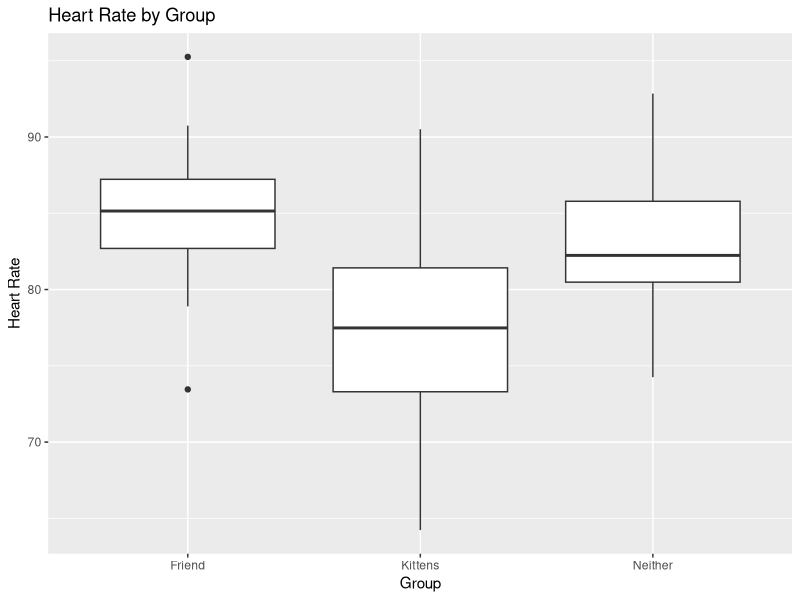
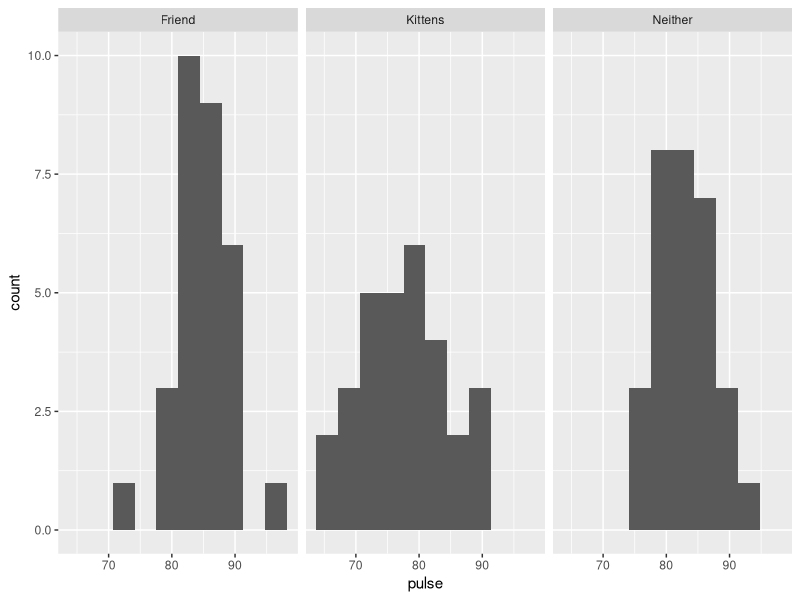
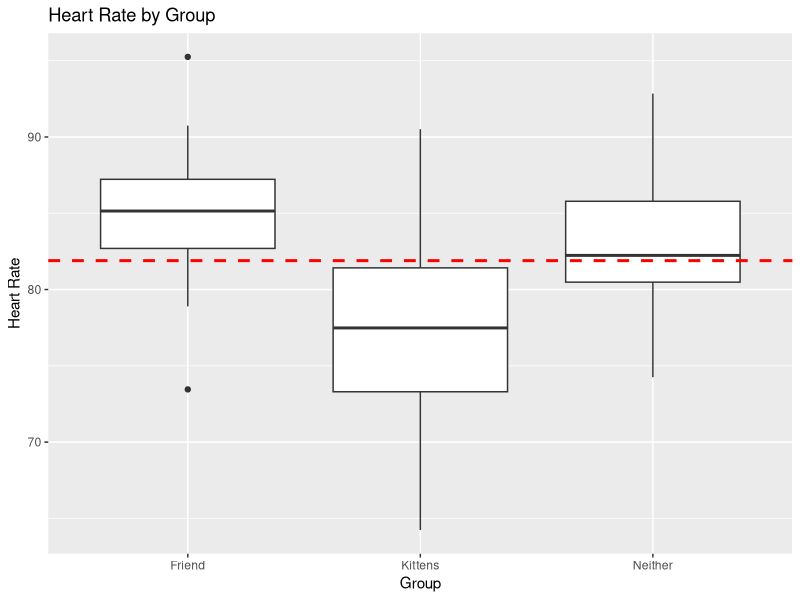
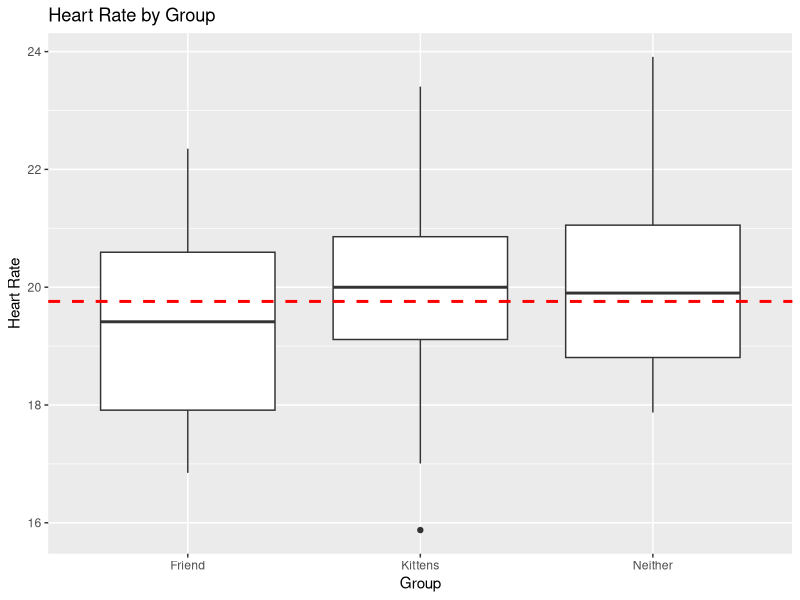
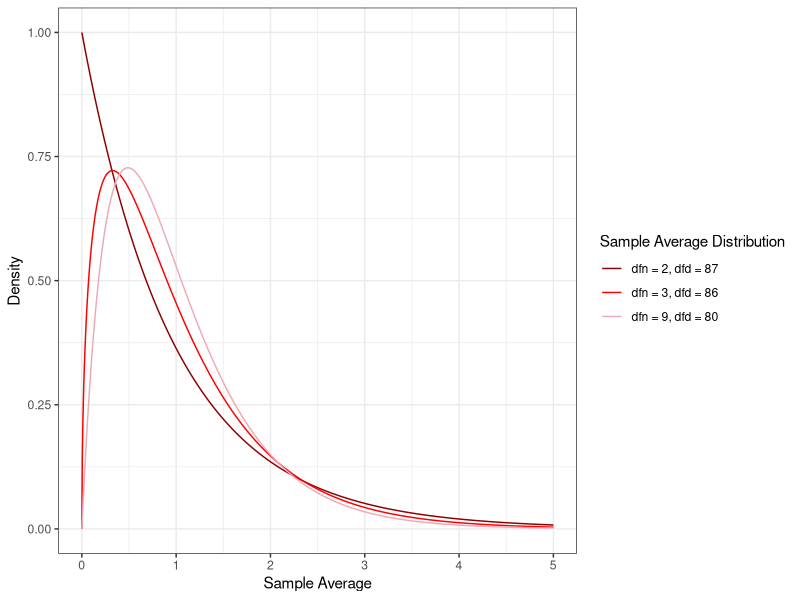
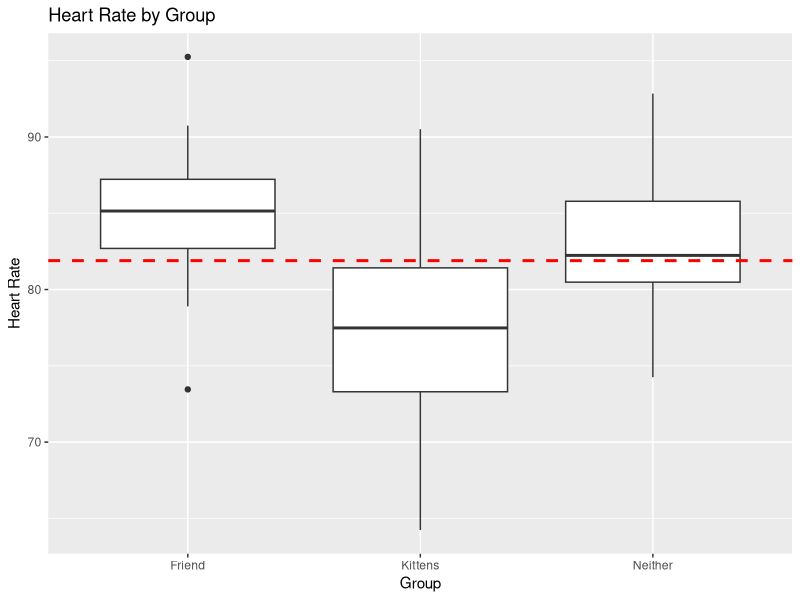
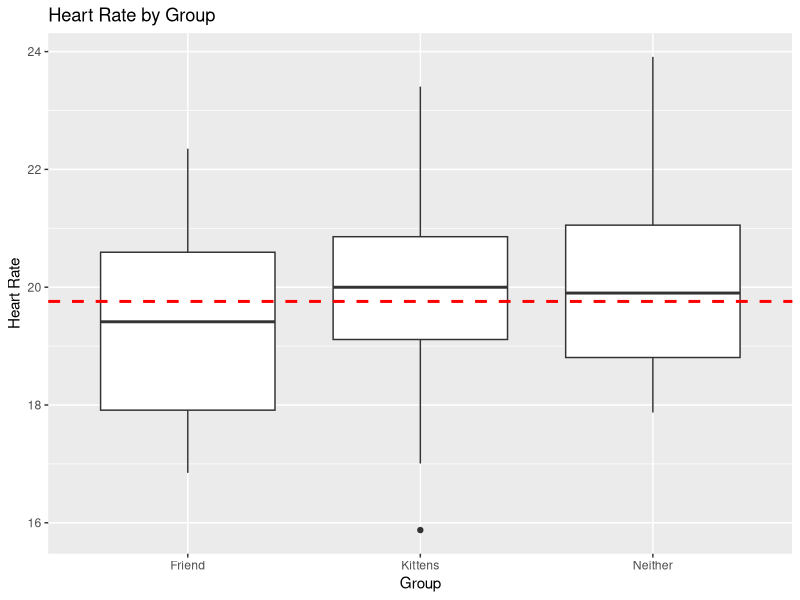
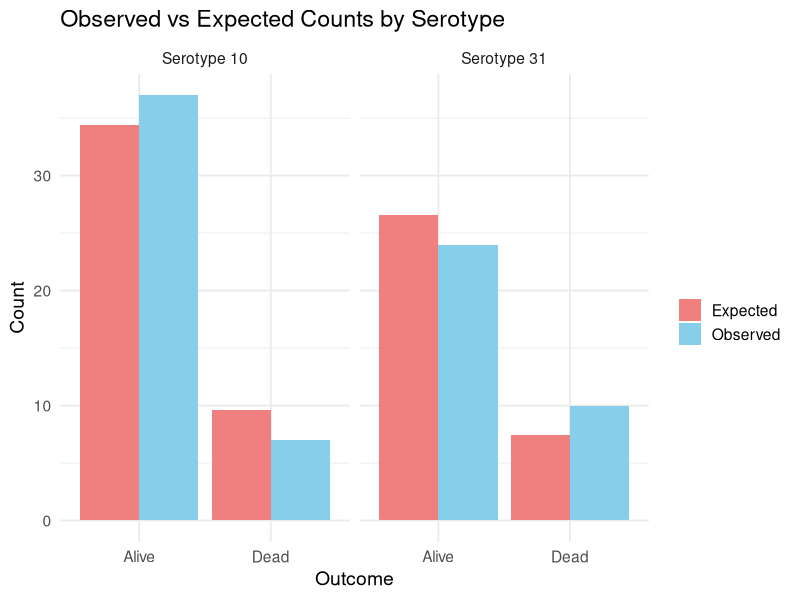

Reproduce these figures in R, in order.
## ---- chunk 1
#| fig-alt: "A boxplot with three boxes titled Heart Rate by Group, where the x-axis is labelled Group with three categories: Friend, Neither, and Kittens. The y-axis is labelled Heart Rate and ranges from 72 to 97. The box above Friend goes from 82.5 to 87.5, with its mean at 85; the lines go from 79 to 91 and there are two outliers at about 91 and 74. The box above Neither goes from 80 to 86, with its mean at 82; the lines go from 74 to 93 and there are no outliers. The box above Kittens goes from 74 to 81 with its mean at 78; the lines go from 66 to 91 and there are no outliers."
#| message: FALSE
#| warning: FALSE
#| echo: FALSE

library(tidyverse)
library(ggplot2)

# Set seed for reproducibility
set.seed(123)

# Simulate data: 30 people per group
kittens <- rnorm(30, mean=78, sd=7)  # lower pulse for those with kittens
neither <- rnorm(30, mean=82, sd=5)    # pulse for those alone
friends <- rnorm(30, mean=85, sd=5)  # pulse for those chatting with a friend

# Combine into a data frame
pulse_data <- data.frame(
  pulse = c(friends, neither, kittens),
  group = factor(rep(c("Friend", "Neither", "Kittens"), each=30))
)

ggplot(data = pulse_data, mapping = aes(x = group, y = pulse)) +
  geom_boxplot() + 
  scale_colour_brewer(palette = "Set1") +
  labs(
   y="Heart Rate",
   x="Group",
   title="Heart Rate by Group"
  )
## ---- chunk 2
#| echo: false
#| eval: true
pulse_data |>
  ggplot(mapping = aes(x = pulse)) + 
  geom_histogram(bins=10) +
  facet_wrap(~group)
## ---- chunk 3
#| fig-alt: "A boxplot with three boxes titled Heart Rate by Group, where the x-axis is labelled Group with three categories: Friend, Neither, and Kittens. The y-axis is labelled Heart Rate and ranges from 72 to 97. The box above Friend goes from 82.5 to 87.5, with its mean at 85; the lines go from 79 to 91 and there are two outliers at about 91 and 74. The box above Neither goes from 80 to 86, with its mean at 82; the lines go from 74 to 93 and there are no outliers. THe box above Kittens goes from 74 to 81 with its mean at 78; the lines go from 66 to 91 and there are no outliers. There is a red dashed line at y=82."
#| echo: FALSE
#| warning: FALSE
#| message: FALSE

# calculate grand mean
grand_mean <- mean(pulse_data$pulse)

ggplot(data = pulse_data, mapping = aes(x = group, y = pulse)) +
  geom_boxplot() + 
  geom_hline(yintercept = grand_mean, linetype = "dashed", color = "red", size = 1) +
  scale_colour_brewer(palette = "Set1") +
  labs(
   y="Heart Rate",
   x="Group",
   title="Heart Rate by Group"
  )
## ---- chunk 4
#| echo: false
#| fig-alt: "A boxplot with three boxes titled Heart Rate by Group, where the x-axis is labelled Group with three categories: Friend, Neither, and Kittens. The y-axis is labelled Heart Rate and ranges from 16 to 24. The box above Friend goes from 18 to 21, with its mean at 19.5; the lines go from 17 to 22 and there are two no outliers. The box above Neither goes from 19 to 21, with its mean at 20; the lines go from 18 to 24 and there are no outliers. The box above Kittens goes from 19 to 21 with its mean at 20; the lines go from 17 to 23 and there is an outlier at 16. There is a red dashed line at y=19.5."
set.seed(343)

n <- 25

dog  <- rnorm(n, mean = 20.05, sd = 2)
cat  <- rnorm(n, mean = 19.75, sd = 2)
none <- rnorm(n, mean = 20, sd = 2)

pulse_data_v2 <- data.frame(
  pulse = c(dog, cat, none),
  group = factor(rep(c("Friend","Neither","Kittens"), each = n))
)

# calculate grand mean
grand_mean <- mean(pulse_data_v2$pulse)

ggplot(pulse_data_v2, aes(x = group, y = pulse)) +
  geom_boxplot() +
  geom_hline(yintercept = grand_mean, linetype = "dashed", color = "red", size = 1) +
  labs(
   y="Heart Rate",
   x="Group",
   title="Heart Rate by Group"
  )
## ---- chunk 5
#| fig-alt: "A plot with three probability density functions. One is dark red and labelled numerator degrees of freedom 2, denominator degrees of freedom 87 and looks like a half of a concave-up parabola; one is labelled numerator degrees of freedom 3, denominator degrees of freedom 86 and looks like a right-skewed distribution with a vertical ascent on the left; and one is labelled numerator degrees of freedom 9, denominator degrees of freedom 80 and looks like a right-skewed distribution with a more gradual ascent on the left that the previous one."
#| echo: FALSE

ggplot(data = data.frame(x = c(0, 5)), aes(x)) +
  stat_function(fun = df, n = 1001, args = list(df1 = 2, df2 = 87), aes(color = "dfn = 2, dfd = 87")) +
  stat_function(fun = df, n = 1001, args = list(df1 = 3, df2 = 86), aes(color = "dfn = 3, dfd = 86")) +
  stat_function(fun = df, n = 1001, args = list(df1 = 4, df2 = 85), aes(color = "dfn = 9, dfd = 80")) +
  ylab("Density") + 
  xlab("Sample Average") +
  theme_bw() +
  scale_color_manual(name = "Sample Average Distribution",
                     breaks = c("dfn = 2, dfd = 87", 
                                "dfn = 3, dfd = 86",
                                "dfn = 9, dfd = 80"),
                     values = c("dfn = 2, dfd = 87" = "darkred",
                                "dfn = 3, dfd = 86" = "red",
                                "dfn = 9, dfd = 80" = "pink2"))

## ---- chunk 6
# anova in R:
summary(aov(pulse ~ group, data = pulse_data))
## ---- chunk 7
#| fig-alt: "A boxplot with three boxes titled Heart Rate by Group, where the x-axis is labelled Group with three categories: Friend, Neither, and Kittens. The y-axis is labelled Heart Rate and ranges from 72 to 97. The box above Friend goes from 82.5 to 87.5, with its mean at 85; the lines go from 79 to 91 and there are two outliers at about 91 and 74. The box above Neither goes from 80 to 86, with its mean at 82; the lines go from 74 to 93 and there are no outliers. THe box above Kittens goes from 74 to 81 with its mean at 78; the lines go from 66 to 91 and there are no outliers. There is a red dashed line at y=82."
#| echo: FALSE

# calculate grand mean
grand_mean <- mean(pulse_data$pulse)

ggplot(data = pulse_data, mapping = aes(x = group, y = pulse)) +
  geom_boxplot() + 
  geom_hline(yintercept = grand_mean, linetype = "dashed", color = "red", size = 1) +
  scale_colour_brewer(palette = "Set1") +
  labs(
   y="Heart Rate",
   x="Group",
   title="Heart Rate by Group"
  )
## ---- chunk 8
#| echo: false
#|fig-alt: "A boxplot with three boxes titled Heart Rate by Group, where the x-axis is labelled Group with three categories: Friend, Neither, and Kittens. The y-axis is labelled Heart Rate and ranges from 16 to 24. The box above Friend goes from 18 to 21, with its mean at 19.5; the lines go from 17 to 22 and there are two no outliers. The box above Neither goes from 19 to 21, with its mean at 20; the lines go from 18 to 24 and there are no outliers. The box above Kittens goes from 19 to 21 with its mean at 20; the lines go from 17 to 23 and there is an outlier at 16. There is a red dashed line at y=19.5."
set.seed(343)

n <- 25

dog  <- rnorm(n, mean = 20.05, sd = 2)
cat  <- rnorm(n, mean = 19.75, sd = 2)
none <- rnorm(n, mean = 20, sd = 2)

pulse_data_v2 <- data.frame(
  pulse = c(dog, cat, none),
  group = factor(rep(c("Friend","Neither","Kittens"), each = n))
)

# calculate grand mean
grand_mean <- mean(pulse_data_v2$pulse)

ggplot(pulse_data_v2, aes(x = group, y = pulse)) +
  geom_boxplot() +
  geom_hline(yintercept = grand_mean, linetype = "dashed", color = "red", size = 1) +
  labs(
   y="Heart Rate",
   x="Group",
   title="Heart Rate by Group"
  )
## ---- chunk 9
#| echo: true
anova_model <- aov(pulse ~ group, data = pulse_data_v2)
summary(anova_model)
## ---- chunk 10
#| echo: FALSE
#| message: FALSE

# Load necessary packages
library(knitr)
library(kableExtra)

# Example data
data <- data.frame(
  Serotype = c("Serotype 10", "Serotype 31", "Total"),
  Alive = c(37, 24, 61),
  Dead = c(7, 10, 17),
  Total = c(44, 34, 78)
)

## ---- chunk 11
#| echo: FALSE

# Example data
data <- data.frame(
  Serotype = c("Serotype 10", "Serotype 31", "Total"),
  Alive = c("?", "?", 61),
  Dead = c("?", "?", 17),
  Total = c(44, 34, 78)
)


## ---- chunk 12
#| echo: true
# Compute expected count under independence
expected_10_alive <- (44/78) * (61/78) * 78
expected_10_alive
## ---- chunk 13
#| fig-alt: "A figure with two panels, titled Observed vs Expected Counts by Serotype. The y-axis is labelled Count and the x-axis for each panel is labeled Outcome with options Alive and Dead. In the left panel, the subtitle is Serotype 10; above Alive there is a red bar with count 34 and a blue bar with count 37 and above Dead there is a red bar with count 9 and a blue bar with count 7. In the right panel, the subtitle is Serotype 31; above Alive there is a red bar with count 26 and a blue bar with count 24 and above Dead there is a red bar with count 7 and a blue bar with count 10."
#| echo: FALSE


library(dplyr)
library(tidyr)
library(ggplot2)

# Observed data
obs_data <- data.frame(
  Serotype = c("Serotype 10", "Serotype 31"),
  Alive = c(37, 24),
  Dead = c(7, 10)
)

# Reshape to long format
obs_long <- obs_data %>%
  pivot_longer(cols = Alive:Dead, names_to = "Outcome", values_to = "Observed")

# Compute expected counts under independence
total_alive <- sum(obs_data$Alive)
total_dead <- sum(obs_data$Dead)
total_serotype <- rowSums(obs_data[, 2:3])
N <- sum(total_serotype)

expected_alive <- (total_serotype / N) * total_alive
expected_dead <- (total_serotype / N) * total_dead

exp_data <- data.frame(
  Serotype = obs_data$Serotype,
  Alive = expected_alive,
  Dead = expected_dead
) %>%
  pivot_longer(cols = Alive:Dead, names_to = "Outcome", values_to = "Expected")

# Combine observed and expected
plot_data <- obs_long %>%
  left_join(exp_data, by = c("Serotype", "Outcome")) %>%
  pivot_longer(cols = c(Observed, Expected), names_to = "Type", values_to = "Count")

# Plot observed vs expected
ggplot(plot_data, aes(x = Outcome, y = Count, fill = Type)) +
  geom_col(position = "dodge") +
  facet_wrap(~Serotype) +
  scale_fill_manual(values = c("Observed" = "skyblue", "Expected" = "lightcoral")) +
  theme_minimal(base_size = 14) +
  labs(
    title = "Observed vs Expected Counts by Serotype",
    y = "Count",
    x = "Outcome",
    fill = ""
  )
## ---- chunk 14
#| fig-alt: "A plot with three probability density functions. One is dark red and labelled numerator degrees of freedom 2, denominator degrees of freedom 87 and looks like a half of a concave-up parabola; one is labelled numerator degrees of freedom 3, denominator degrees of freedom 86 and looks like a right-skewed distribution with a vertical ascent on the left; and one is labelled numerator degrees of freedom 9, denominator degrees of freedom 80 and looks like a right-skewed distribution with a more gradual ascent on the left that the previous one."
#| echo: FALSE

ggplot(data = data.frame(x = c(0, 3)), aes(x)) +
  stat_function(fun = dchisq, n = 1001, args = list(df = 1), aes(color = "df = 1")) +
  stat_function(fun = dchisq, n = 1001, args = list(df = 2), aes(color = "df = 2")) +
  stat_function(fun = dchisq, n = 1001, args = list(df = 3), aes(color = "df = 3")) +
  stat_function(fun = dchisq, n = 1001, args = list(df = 6), aes(color = "df = 6")) +
  ylim(0, 2) +
  ylab("Density") + 
  xlab("Sample Average") +
  theme_bw() +
  scale_color_manual(name = "Sample Average Distribution",
                     breaks = c("df = 1", 
                                "df = 2",
                                "df = 3",
                                "df = 6"),
                     values = c("df = 1" = "darkred",
                                "df = 2" = "red",
                                "df = 3" = "pink3",
                                "df = 6" = "pink2"))

## ---- chunk 15

plot_data_exp <- plot_data %>% filter(Type == "Expected")

exp_dat <- matrix(c((plot_data_exp %>% filter(Serotype == "Serotype 10" &
                                               Outcome == "Alive"))$Count,
                    (plot_data_exp %>% filter(Serotype == "Serotype 10" &
                                               Outcome == "Dead"))$Count,
                    (plot_data_exp %>% filter(Serotype == "Serotype 31" &
                                               Outcome == "Alive"))$Count,
                    (plot_data_exp %>% filter(Serotype == "Serotype 31" &
                                               Outcome == "Dead"))$Count),
                  byrow = T, nrow = 2)

exp_dat
## ---- chunk 16
data <- matrix(c(37, 7, 24, 10), 
               byrow = T, nrow = 2)
data
chisq.test(data)
